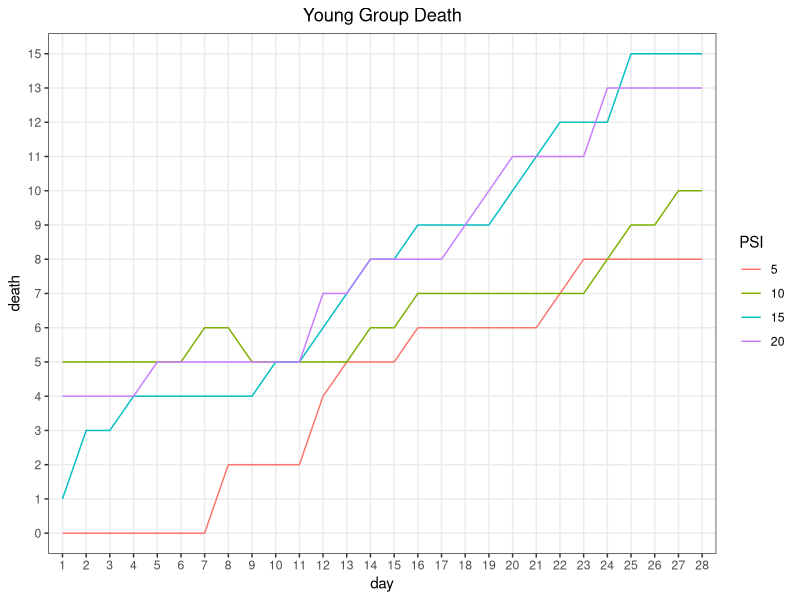
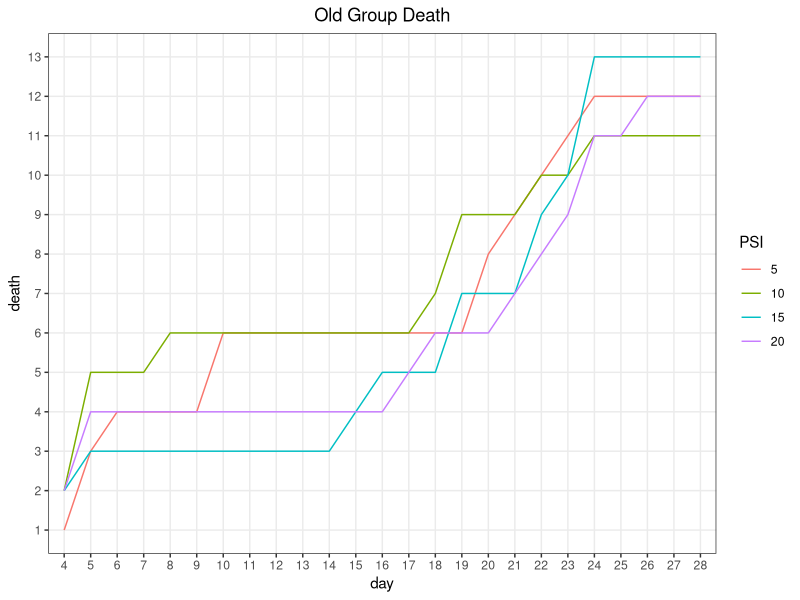
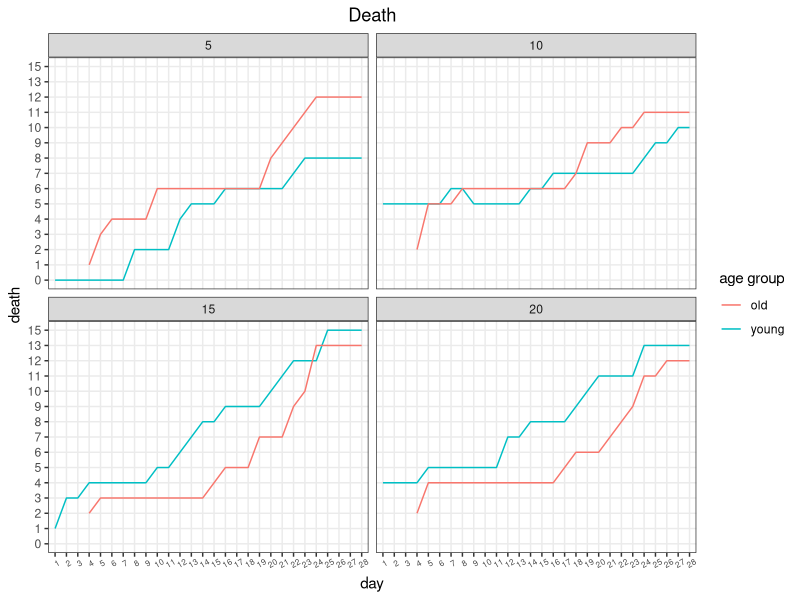
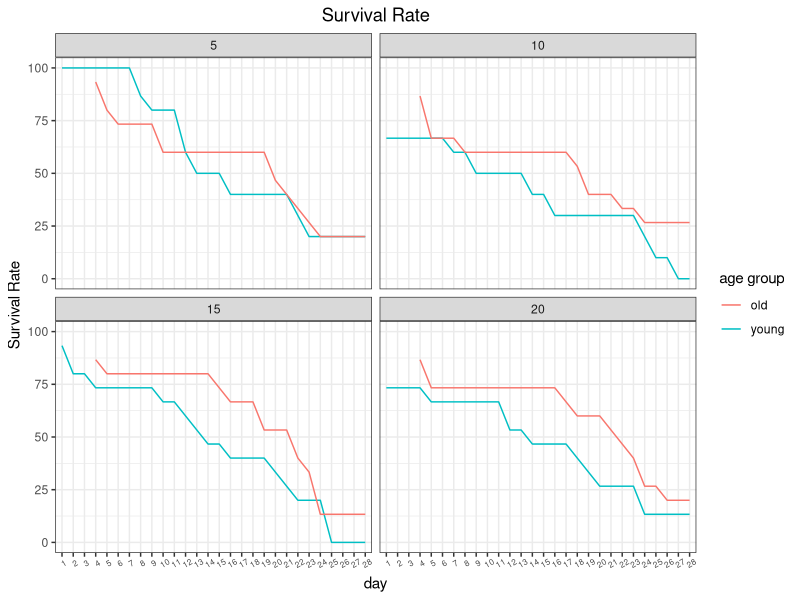
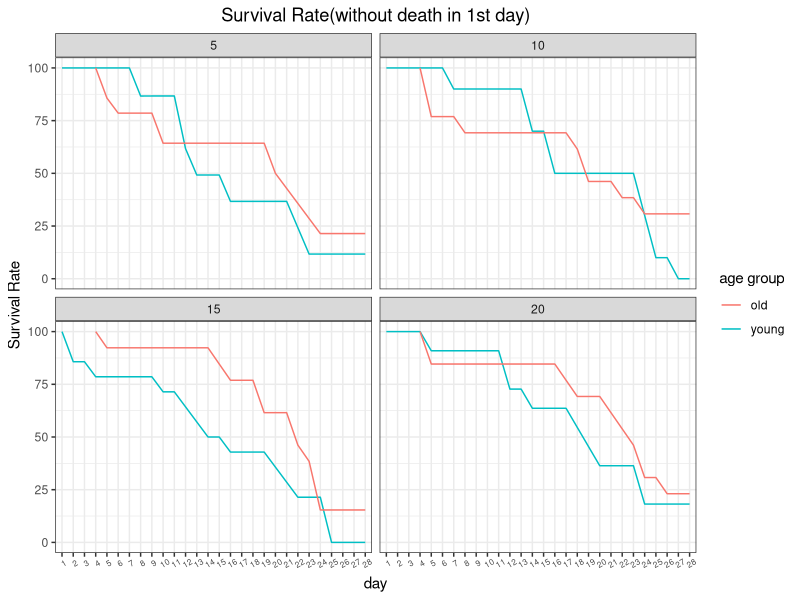

These figures' R source, in order:
## ---- chunk 1
knitr::opts_chunk$set(echo = TRUE)
library(tidyverse)
library(readxl)
## ---- chunk 2
#read data
fly <- read.csv("./data/experiment_data_tidied.csv")
#round data into three decimals
fly %>% 
  mutate(survival_rate_under_psi = round(survival_rate_under_psi,3),
         survival_rate_under_psi_24h = round(survival_rate_under_psi_24h,3)) -> fly
#the experiment of old group start at the fourth day of the experiment of young group, to make the plot reasonable, add all day of old group by 3.
fly$day[113:237] <- fly$day[113:237] + 3
## ---- chunk 3
fly %>% 
  filter(age_group == "young") %>% 
ggplot(aes(x = as.factor(day), 
           y = as.factor(death),
           group = PSI,
           color = as.factor(PSI))) +
  geom_line() +
  labs(color = "PSI") +
  xlab("day") +
  ylab("death") +
  ggtitle("Young Group Death") +
  theme_bw() +
  theme(plot.title = element_text(hjust = 0.5))
## ---- chunk 4
fly %>% 
  filter(age_group == "old",
         test_group != "E_control") %>% 
ggplot(aes(x = as.factor(day), 
           y = as.factor(death),
           group = PSI,
           color = as.factor(PSI))) +
  geom_line() +
  labs(color = "PSI") +
  xlab("day") +
  ylab("death") +
  ggtitle("Old Group Death") +
  theme_bw() +
  theme(plot.title = element_text(hjust = 0.5))
## ---- chunk 5
fly %>% 
  filter(test_group != "E_control") %>% 
ggplot(aes(x = as.factor(day), 
           y = as.factor(death),
           group = test_group,
           color = age_group)) +
  geom_line() +
  labs(color = "age group") +
  scale_color_discrete(labels = c("old",
                                  "young"))+
  xlab("day") +
  ylab("death") +
  ggtitle("Death") +
  theme_bw() +
  theme(plot.title = element_text(hjust = 0.5)) +
  facet_wrap(~ PSI) +
  theme(axis.text.x = element_text(angle = 30,
                                   size = 6))
## ---- chunk 6
fly %>% 
  filter(test_group != "E_control") %>% 
ggplot(aes(x = as.factor(day), 
           y = as.numeric(survival_rate_under_psi),
           group = test_group,
           color = age_group)) +
  geom_line() +
  labs(color = "age group") +
  scale_color_discrete(labels = c("old",
                                  "young"))+
  xlab("day") +
  ylab("Survival Rate") +
  ggtitle("Survival Rate") +
  theme_bw() +
  theme(plot.title = element_text(hjust = 0.5)) +
  facet_wrap(~ PSI) +
  theme(axis.text.x = element_text(angle = 30,
                                   size = 6))
## ---- chunk 7
fly %>% 
  filter(test_group != "E_control") %>% 
ggplot(aes(x = as.factor(day), 
           y = survival_rate_under_psi_24h,
           group = test_group,
           color = age_group)) +
  geom_line() +
  labs(color = "age group") +
  scale_color_discrete(labels = c("old",
                                  "young"))+
  xlab("day") +
  ylab("Survival Rate") +
  ggtitle("Survival Rate(without death in 1st day)") +
  theme_bw() +
  theme(plot.title = element_text(hjust = 0.5)) +
  facet_wrap(~ PSI) +
  theme(axis.text.x = element_text(angle = 30,
                                   size = 6))
